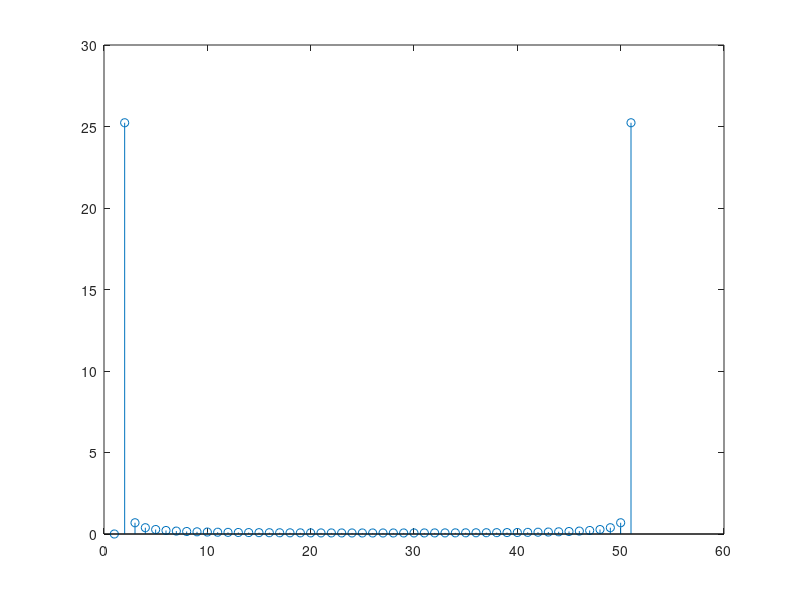
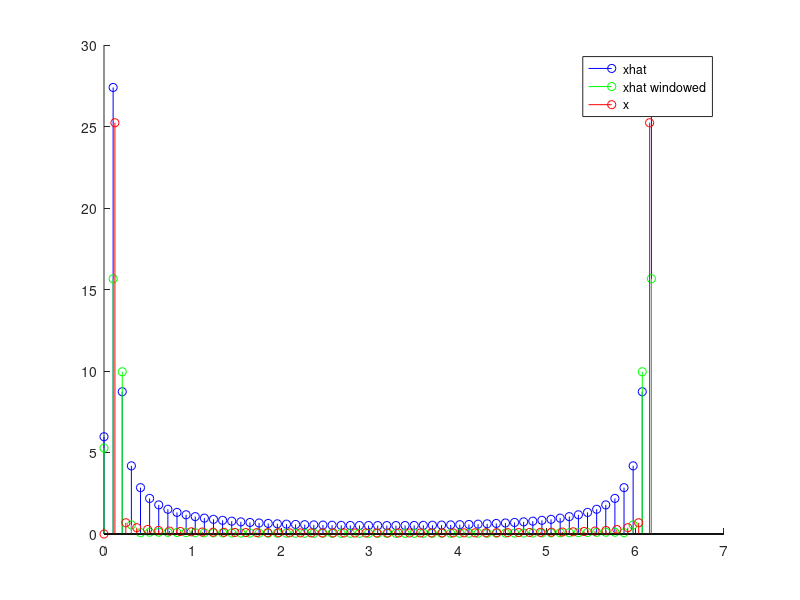

The MATLAB source for these figures, in order: (Note: this script raises an error after producing the figures.)
%% Windowing
T_samp = 0.1;
t = 0:T_samp:5;

% TODO calculate x as defined in the lab
x = sin((2*pi/5)*t);
stem(t, x);

% TODO Calculate the DFT of x(n)
X = fft(x);
stem(abs(X));

% TODO calculate xhat and the DFT of Xhat
that = 0:T_samp:6;
xhat = sin((2*pi/5)*that);
Xhat = fft(xhat);
N1 = length(X);
N2 = length(Xhat);
% TODO calculate DFT of Xhat with the Hamming window applied
w = hamming(N2); 
xhat_w = xhat.*w';
Xhat_w = fft(xhat_w);



% TODO determine omega1, omega2 for the plot
omega1 = (0:N1-1)*2*pi/N1;
omega2 = (0:N2-1)*2*pi/N2;

figure()
hold on
stem(omega2, abs(Xhat), 'b')
stem(omega2, abs(Xhat_w), 'g')
stem(omega1, abs(X), 'r')
legend('xhat', 'xhat windowed', 'x')
%% Exploring Spectrograms
load testAudio

% TODO plot DFTs of the testAudio and scrambledAudio signals
testAudioFFT = fft(testAudio);
plot(abs(testAudioFFT));
scrambledAudioFFT = fft(scrambledAudio);
plot(abs(scrambledAudioFFT));

% Calculate Spectrograms
window = 0.25 * fs;
overlap = 0.2 * fs;
[~,F,T,P] = spectrogram(testAudio, window, overlap, window, fs);
figure()
imagesc(T,F,10*log10(P)); axis tight; 
xlabel('Time (Seconds)'); 
ylabel('Hz')

% calculate and plot spectrogram of scrambledAudio
[~,F,T,P] = spectrogram(scrambledAudio,window,overlap,window,fs);
figure()
imagesc(T,F,10*log10(P)); 
axis tight;
xlabel('Time (Seconds)'); ylabel('Hz')


%% Create the mystery signal from the spectrogram

fs = 1000;  % Hz

% TODO create the signal and store it in a variable called 'signal'

% To play back the signal, uncomment the following line: 
% sound(signal, fs);

% Generate the spectrogram
window = 0.25 * fs;
overlap = 0.2 * fs;
[~,F,T,P] = spectrogram(signal, window, overlap, window, fs);

figure()
surf(T, F, 10*log10(P), 'edgecolor', 'none'); 
axis tight; 
view(0, 90);
xlabel('Time (Seconds)'); 
ylabel('Hz');

set(gcf(), 'PaperPosition', [0 0 3.5 2]);
set(gcf(), 'PaperSize', [3.5 2]);
saveas(gcf(), 'tonechirp', 'pdf')

%% mySpectrogram
filename = 'tone.wav';
nfft = 256;
noverlap = 50;

% Read in file; only take the spectrogram of the first column because it's
% a two-channel audio signal but we only care about 1 channel
[w, fs] = audioread(filename);
w = w(:,1);

% TODO implement the mySpectrogram function
myS = mySpectrogram(w, nfft, noverlap);
figure(1)
imagesc([0, length(w)/fs], [0 2], log(abs(myS)));
title('mySpectrogram()')
xlabel('Time (sec)')
ylabel('Frequency (\pi radians/sample)')

% call the matlab spectrogram function for comparison
figure(2)
S = spectrogram(w, nfft, noverlap, nfft, fs);
imagesc([0, length(w)/fs], [0 1], log(abs(S)))
title('spectrogram()')
xlabel('Time (sec)')
ylabel('Frequency (\pi radians/sample)')
